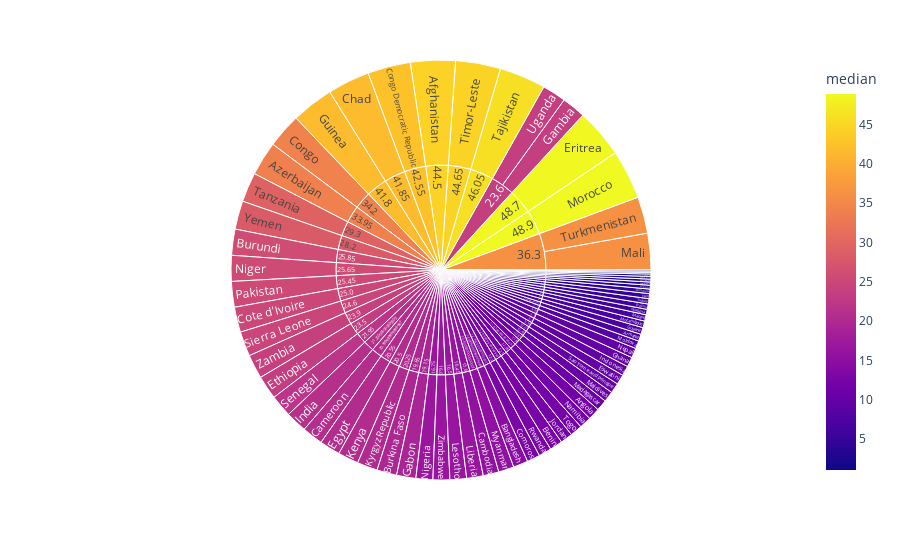

Source (notebook cell):
### Code cell
#visualization of the violence rates in each country
fig = px.sunburst(country_df, path=['median', 'Country'], values='median',
                  color='median', hover_data=['median'])
fig.show()
#Morocco, followed by Eritrea have the highest rates over the years.

### Figure 1 — Plotly figure (JSON) as saved in the notebook; plotly's stock layout.template omitted (floating-point values rounded to 4 significant figures; data arrays with more than 128 entries replaced by an {"elided": "..."} marker saying what was removed)
{"data": [{"branchvalues": "total", "customdata": {"elided": "138x2 float values"}, "domain": {"x": [0, 1], "y": [0, 1]}, "hovertemplate": "labels=%{label}<br>median_sum=%{value}<br>parent=%{parent}<br>id=%{id}<br>median=%{color}<extra></extra>", "ids": {"elided": "138 str values"}, "labels": {"elided": "138 str values"}, "marker": {"coloraxis": "coloraxis", "colors": {"elided": "138 float values"}}, "name": "", "parents": {"elided": "138 str values"}, "type": "sunburst", "values": {"elided": "138 float values"}}], "layout": {"coloraxis": {"colorbar": {"title": {"text": "median"}}, "colorscale": [[0, "#0d0887"], [0.1111, "#46039f"], [0.2222, "#7201a8"], [0.3333, "#9c179e"], [0.4444, "#bd3786"], [0.5556, "#d8576b"], [0.6667, "#ed7953"], [0.7778, "#fb9f3a"], [0.8889, "#fdca26"], [1, "#f0f921"]]}, "legend": {"tracegroupgap": 0}, "margin": {"t": 60}}}
